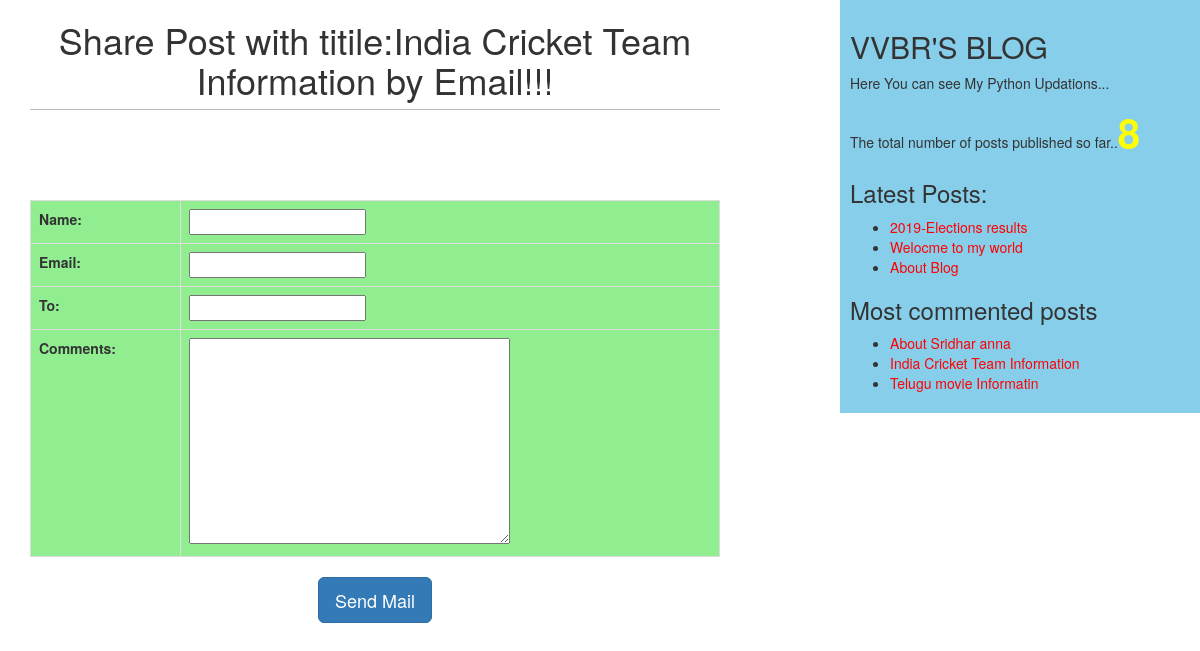
Screenshot of /blog/1/share/ with the database file from the repository.
### blog/models.py (models this page shows, shortened)
class Post(models.Model):
    STATUS_CHOICES=(('draft','Draft'),('published','Published'))
    title=models.CharField(max_length=256)
    slug=models.SlugField(max_length=264,unique_for_date='publish')
    author=models.ForeignKey(User,on_delete=models.CASCADE,related_name='blog_posts')
    body=models.TextField()
    publish=models.DateTimeField(default=timezone.now)
    created=models.DateTimeField(auto_now_add=True)
    updated=models.DateTimeField(auto_now=True)
    status=models.CharField(max_length=10,choices=STATUS_CHOICES,default='draft')
    objects=CustomManager()
    tags=TaggableManager()
    class Meta:
        ordering=('-publish',)
    def get_absolute_url(self):
        return reverse('blog:post_detail',
                        args=[self.publish.year,
                            self.publish.month,
                            self.publish.day,
                            self.slug])

### blog/views.py (the view)
# urls.py: path('<int:post_id>/share/',views.mial_send_view, name='post_share'),
def mial_send_view(request,post_id):
    post=get_object_or_404(Post,id=post_id,status='published')
    sent=False
    if request.method=='POST':
        form=EmailSendForm(request.POST)
        if form.is_valid():
            cd=form.cleaned_data
            post_url = request.build_absolute_uri(post.get_absolute_url())
            subject = '{}({}) recommends you to read "{}"'.format(cd['name'],cd['email'],post.title)
            message='Read Post at:\n {}\n\n{}\'s Comments:\n{} "{}"'.format(post_url,cd['name'],cd['comments'],post.body)
            send_mail(subject,message,'vvbr143@gmail.com',[cd['to']])
            sent=True
    else:
        form=EmailSendForm()
    return render(request,'blog/sharebymail.html',{'form':form,'post':post,'sent':sent})

### blog/forms.py
class EmailSendForm(forms.Form):
    name=forms.CharField()
    email=forms.EmailField()
    to=forms.EmailField()
    comments=forms.CharField(required=False,widget=forms.Textarea)

### blog/models.py (called while the page is built)
    def get_queryset(self):
        return super().get_queryset().filter(status='published')

### blog/templatetags/blog_tags.py (called while the page is built)
@register.simple_tag()
def total_posts():
    return Post.objects.count()

@register.inclusion_tag('blog/latest_posts.html')
def show_latest_posts(count=3):
    latest_posts=Post.objects.order_by('-publish')[:count]
    return {'latest_posts':latest_posts}

@register.simple_tag
def get_most_commented_posts(count=3):
    return Post.objects.annotate(total_comments=Count('comments')).order_by('-total_comments')[:count]

### templates/blog/sharebymail.html (shortened to what this page needs)
{%extends 'blog/base.html'%}
{%block content%}
{%if sent%}
  <h1>Email successfully sent</h1>
  <h2>Shared Post with titile:{{post.title}} by Email!!!</h2>
{%else%}
  <h1>Share Post with titile:{{post.title}} by Email!!!</h1>
  <div align="center">
    <form action="." method="POST">
      <table class="table table-bordered" >
      <tbody>
      {% for field in form %}
        <tr rowspan="2">
        <td>
          {{ field.label_tag}}
        </td>
        <td>
           {{ field }}
        </td><br>
        </tr>
      {% endfor %}
      </tbody>
      </table>
      <input type="submit" class="btn btn-primary btn-lg" value="Send Mail"></div>
{%endif%}
{%endblock%}

### templates/blog/base.html (shortened to what this page needs)
<!DOCTYPE html>
{% load blog_tags %}
{%load staticfiles%}
<html lang="en" dir="ltr">
  <head>
    <link rel="stylesheet" href="https://maxcdn.bootstrapcdn.com/bootstrap/3.3.7/css/bootstrap.min.css">
    <link rel="stylesheet" href="{% static "css/blog.css"%}">
  </head>
  <body>
    <div class="content">
      {%block content%}{%endblock%}
    </div>
    <div class="sidebar">
      <h2>VVBR'S BLOG</h2>
      <p>Here You can see My Python Updations...</p>
      <p>The total number of posts published so far..<span id='pcount'>{% total_posts%}</span></p>
      <h3>Latest Posts:</h3>
      {% show_latest_posts 3%}
      <h3>Most commented posts</h3>
      {% get_most_commented_posts as most_commented_posts %}
      <ul>
      {% for post in most_commented_posts %}
        <li>
          <a href="{{ post.get_absolute_url }}">{{ post.title }}</a>
        </li>
      {% endfor %}
      </ul>
    </div>
  </body>
</html>

### templates/blog/latest_posts.html
<ul>
  {%for post in latest_posts%}
  <li>
  <a href="{{ post.get_absolute_url }}">{{post.title}}</a>
  </li>
  {%endfor%}
</ul>

### static/css/blog.css (style rules this page uses)
.content { float:left; width: 60%; padding:0 0 0 30px; }
.sidebar { float:right; width:30%; padding:10px; background: skyblue; height: 100%; }
h1 { text-align: center; border-bottom: 1px solid #bbb; padding: 0 0 10px 0; }
a { color:red; }
#pcount { font-size: 40px; color: yellow; font-weight: bold; }
.table { background-color: lightgreen; border-collapse: collapse; }

### rows the page displays
Post: title "India Cricket Team Information"
Post: title "2019-Elections results"
Post: title "Welocme to my world"
Post: title "About Blog"
Post: title "About Sridhar anna"
Post: title "Telugu movie Informatin"

### other values shown
{{ field.label_tag }} "Name:" "Email:" "To:" "Comments:"
